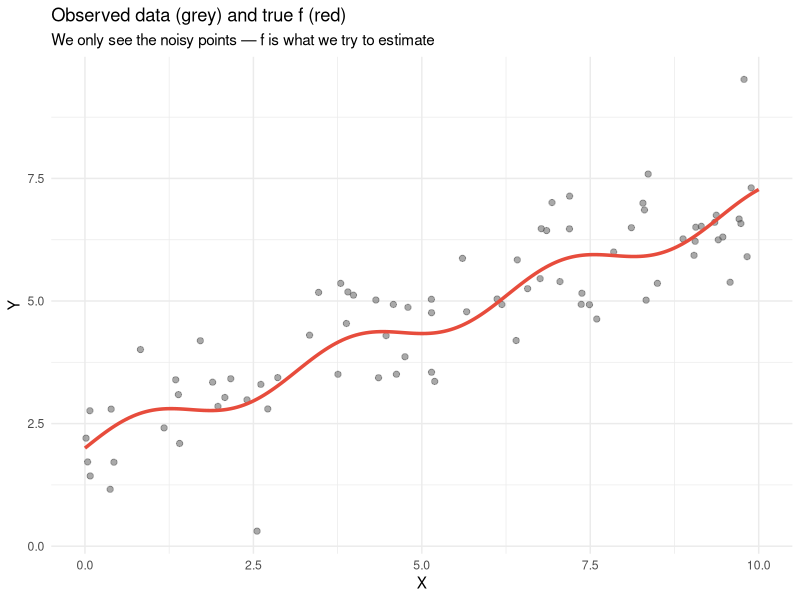
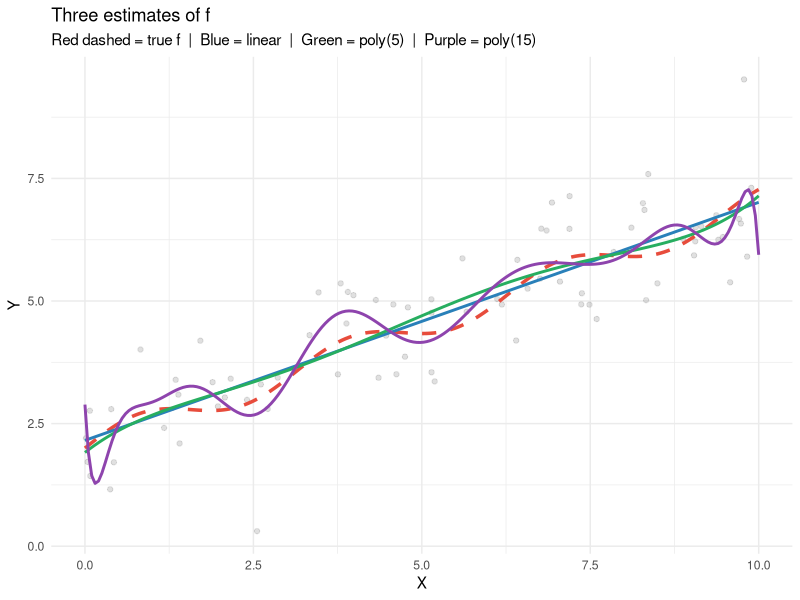

These figures' R source, in order:
## ---- chunk 1
#| context: setup
#| include: false
library(ggplot2)
library(dplyr)
set.seed(42)
n <- 80
x <- sort(runif(n, 0, 10))
f_true <- function(x) 2 + 0.5*x + 0.3*sin(2*x)
y <- f_true(x) + rnorm(n, 0, 0.9)
dat <- data.frame(x = x, y = y)
## ---- chunk 2
#| label: true-vs-estimated
# The true f (we know it because we simulated the data)
# In real life f is unknown — we only see the noisy Y
x_grid <- seq(0, 10, length.out=200)
f_vals <- f_true(x_grid)

ggplot(dat, aes(x, y)) +
  geom_point(alpha=0.5, size=1.8, colour="#555") +
  geom_line(data=data.frame(x=x_grid, y=f_vals),
            aes(x, y), colour="#e74c3c", linewidth=1.2) +
  labs(title="Observed data (grey) and true f (red)",
       subtitle="We only see the noisy points — f is what we try to estimate",
       x="X", y="Y") +
  theme_minimal()
## ---- chunk 3
#| label: three-estimates
# Three estimates with different complexity
fit_linear <- lm(y ~ x, data=dat)
fit_poly5  <- lm(y ~ poly(x, 5), data=dat)
fit_poly15 <- lm(y ~ poly(x, 15), data=dat)

preds <- data.frame(
  x     = x_grid,
  true  = f_vals,
  linear = predict(fit_linear, newdata=data.frame(x=x_grid)),
  poly5  = predict(fit_poly5,  newdata=data.frame(x=x_grid)),
  poly15 = predict(fit_poly15, newdata=data.frame(x=x_grid))
)

ggplot(dat, aes(x, y)) +
  geom_point(alpha=0.3, size=1.5, colour="#999") +
  geom_line(data=preds, aes(x, true),   colour="#e74c3c", linewidth=1.2, linetype="dashed") +
  geom_line(data=preds, aes(x, linear), colour="#2980b9", linewidth=1)  +
  geom_line(data=preds, aes(x, poly5),  colour="#27ae60", linewidth=1)  +
  geom_line(data=preds, aes(x, poly15), colour="#8e44ad", linewidth=1)  +
  labs(title="Three estimates of f",
       subtitle="Red dashed = true f  |  Blue = linear  |  Green = poly(5)  |  Purple = poly(15)",
       x="X", y="Y") +
  theme_minimal()
